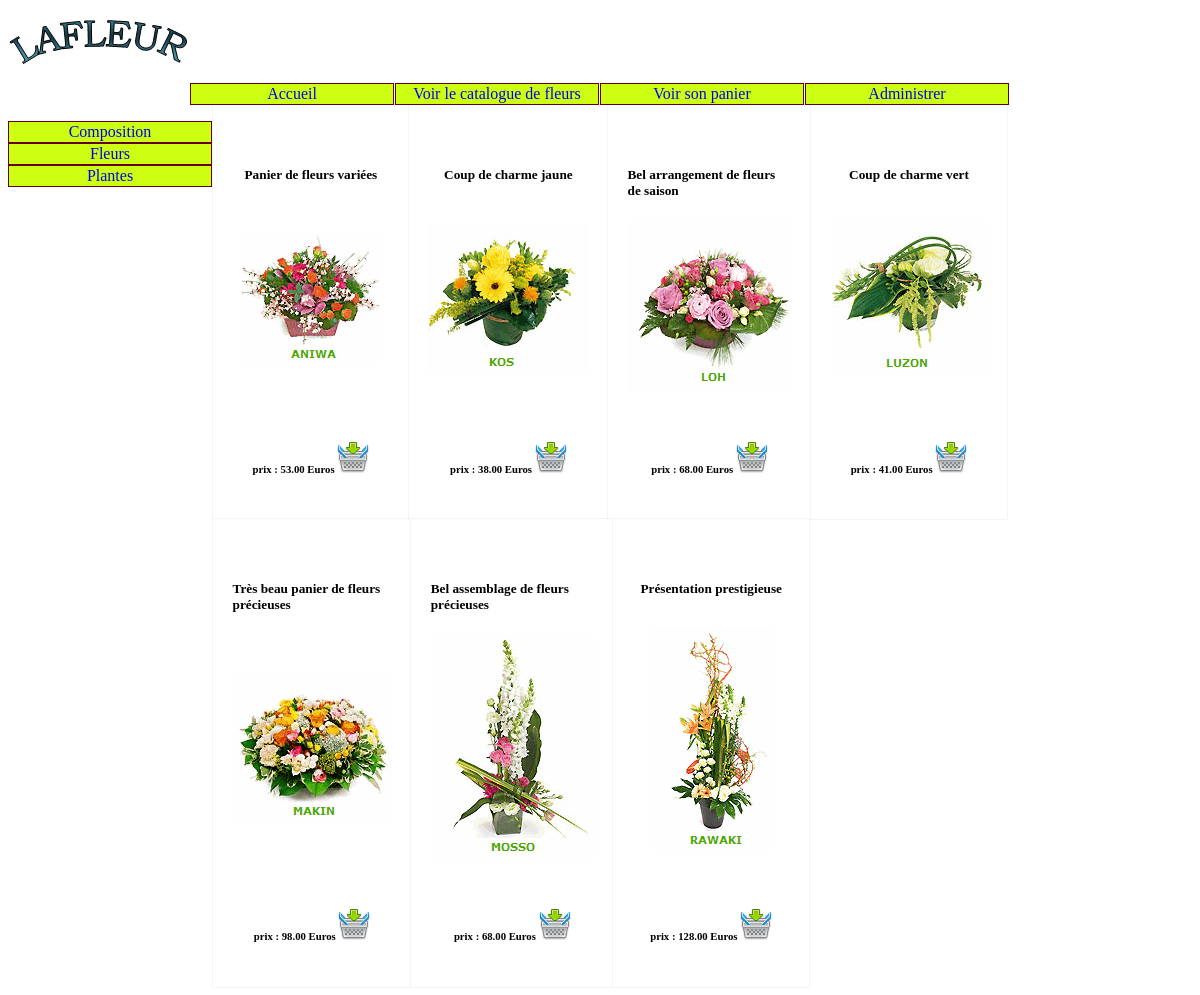
/index.php?uc=voirProduits&categorie=com&action=voirProduits, run on the app's committed database.
### tables this page shows
CREATE TABLE IF NOT EXISTS categorie
 (
   id CHAR (32) NOT NULL  ,
   libelle CHAR (32) NULL  
   , PRIMARY KEY (id) 
 );

CREATE TABLE IF NOT EXISTS produit
 (
   id CHAR (32) NOT NULL  ,
  description CHAR(50), 
   prix DECIMAL (10,2) NULL  ,
   image CHAR (32) NULL, 
  
    idCategorie CHAR (32) NOT NULL 
   , PRIMARY KEY (id) 
 );

### util/class.pdoLafleur.inc.php (called while the page is built, shortened)
<?php
class PdoLafleur
{
      	private static $serveur='mysql:host=localhost';
      	private static $bdd='dbname=lafleur2013';
      	private static $user='root' ;
      	private static $mdp='' ;
		private static $monPdo;
		private static $monPdoLafleur = null;
	private function __construct()
	{
    		PdoLafleur::$monPdo = new PDO(PdoLafleur::$serveur.';'.PdoLafleur::$bdd, PdoLafleur::$user, PdoLafleur::$mdp);
			PdoLafleur::$monPdo->query("SET CHARACTER SET utf8");
	}
	public  static function getPdoLafleur()
	{
		if(PdoLafleur::$monPdoLafleur == null)
		{
			PdoLafleur::$monPdoLafleur= new PdoLafleur();
		}
		return PdoLafleur::$monPdoLafleur;
	}
	public function getLesCategories()
	{
		$req = "select * from categorie";
		$res = PdoLafleur::$monPdo->query($req);
		$lesLignes = $res->fetchAll();
		return $lesLignes;
	}
	public function getLesProduitsDeCategorie($idCategorie)
	{
	    $req="select * from produit where idCategorie = '$idCategorie'";
		$res = PdoLafleur::$monPdo->query($req);
		$lesLignes = $res->fetchAll();
		return $lesLignes;
	}
}
?>

### vues/v_produits.php (the view)
<div class="produits">
    <section class="products">
<?php
foreach( $lesProduits as $unProduit)
{
	$id = $unProduit['id'];
	$description = $unProduit['description'];
	$prix=$unProduit['prix'];
	$image = $unProduit['image'];
	?>
    <div class="product-card">
        <div class="product-info">
            <h5><?php echo $description ?></h5>
        </div>
        <div class="product-image">
            <img src="<?php echo $image ?>" alt="<?php echo $image ?>" />
        </div>
        <div class="product-info">
            <h6>prix : <?php echo $prix ?> Euros
                <a href=index.php?uc=voirProduits&categorie=<?php echo $categorie ?>&produit=<?php echo $id ?>&action=ajouterAuPanier>
                    <img src="images/mettrepanier.png" TITLE="Ajouter au panier"/> </a></h6>
        </div>
    </div>
<?php
}
?>
    </section>
</div>

### vues/v_entete.php (shortened to what this page needs)
<!DOCTYPE HTML>
<html lang="fr">
<head>
    <link href="util/cssGeneral.css" rel="stylesheet" type="text/css">
    <link href="util/cssProduits.css" rel="stylesheet" type="text/css">
    <link href="util/cssCommande.css" rel="stylesheet" type="text/css">
    <link href="util/cssPanier.css" rel="stylesheet" type="text/css">
    <link href="util/cssNavigation.css" rel="stylesheet" type="text/css">
</head>
<body>

### vues/v_bandeau.php
<div class="header">
<img src="images/lafleur.gif"	alt="Lafleur" title="Lafleur"/>
</div>
<ul class="navbar ul">
	<li><a href="index.php?uc=accueil"> Accueil </a></li>
	<li><a href="index.php?uc=voirProduits&action=voirCategories"> Voir le catalogue de fleurs </a></li>
	<li><a href="index.php?uc=gererPanier&action=voirPanier"> Voir son panier </a></li>
	<li><a href="index.php?uc=administrer"> Administrer </a></li>
</ul>
<div class="flexrow">

### index.php (shortened to what this page needs)
<?php
require_once("util/class.pdoLafleur.inc.php");
include("vues/v_entete.php") ;
include("vues/v_bandeau.php") ;
if(!isset($_REQUEST['uc']))
     $uc = 'accueil';
else
	$uc = $_REQUEST['uc'];
$pdo = PdoLafleur::getPdoLafleur();
switch($uc)
{
	case 'voirProduits' :
		{include("controleurs/c_voirProduits.php");break;}
}
include("vues/v_pied.php") ;

### controleurs/c_voirProduits.php (shortened to what this page needs)
<?php
$action = $_REQUEST['action'];
switch($action)
{
	case 'voirProduits' :
		$lesCategories = $pdo->getLesCategories();
		include("vues/v_categories.php");
  		$categorie = $_REQUEST['categorie'];
		$lesProduits = $pdo->getLesProduitsDeCategorie($categorie);
		include("vues/v_produits.php");
		break;
}

### vues/v_categories.php
<ul class="nav ul">
<?php
foreach( $lesCategories as $uneCategorie)
{
	$idCategorie = $uneCategorie['id'];
	$libCategorie = $uneCategorie['libelle'];
	?>
	<li>
		<a href=index.php?uc=voirProduits&categorie=<?php echo $idCategorie ?>&action=voirProduits><?php echo $libCategorie ?></a>
	</li>
<?php
}
?>
</ul>

### vues/v_pied.php
        </div>
    </body>
</html>

### util/cssGeneral.css (style rules this page uses)
@media screen and (min-width: 737px) { .flexrow { display: flex; flex-wrap: wrap; } }
@media screen and (min-width: 737px) { .produits, .panier, .commande { flex: 1; } }

### util/cssProduits.css (style rules this page uses)
.product-card { padding: 2%; background-color: white; box-shadow: 0px 0px 1px 0px rgba(0, 0, 0, 0.25); }
.product-info { margin-top: 0; padding-top: 20px; }
@media screen and (min-width: 737px) { .products { display: flex; flex-wrap: wrap; } }
@media screen and (min-width: 737px) { .product-card { display: flex; flex-direction: column; justify-content: space-between; align-items: center; flex-basis: 16%; } }

### util/cssNavigation.css (style rules this page uses)
.navbar, .nav { list-style-type: none; padding: 0; }
.navbar { margin: 0; }
.ul li { padding: 1px; text-align: center; width: 200px; color: white; border: 1px solid #600; margin-right: 1px; background: #ccff11; }
.ul li a { text-decoration: none; }
@media screen and (min-width: 737px) { .navbar { display: flex; justify-content: center; } }
@media screen and (min-width: 737px) { .nav { display: flex; flex-direction: column; } }

### data on the page
categorie: libelle "Composition"
categorie: libelle "Fleurs"
categorie: libelle "Plantes"
produit: description "Panier de fleurs variées", image (picture), prix "53.00"
produit: description "Coup de charme jaune", image (picture), prix "38.00"
produit: description "Bel arrangement de fleurs de saison", image (picture), prix "68.00"
produit: description "Coup de charme vert", image (picture), prix "41.00"
produit: description "Très beau panier de fleurs précieuses", image (picture), prix "98.00"
produit: description "Bel assemblage de fleurs précieuses", image (picture), prix "68.00"
produit: description "Présentation prestigieuse", image (picture), prix "128.00"
